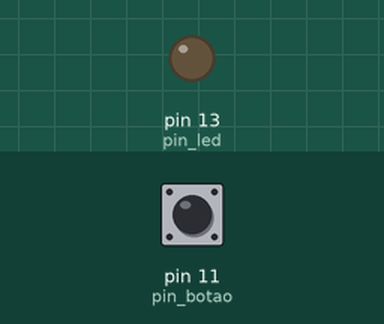
Recording of a sketch running on a simulated Arduino Uno, built with avr-gcc and run on an emulated ATmega328P. Parts: output pins drawn as LEDs (lit = HIGH). The test bench sets the inputs (shaded band); at power-on: pin 11 (pin_botao) HIGH.

Above: at 1.2 s.
1.3 s: pin 11 (pin_botao) pulled LOW for 0.15 s
At 1.37 s:
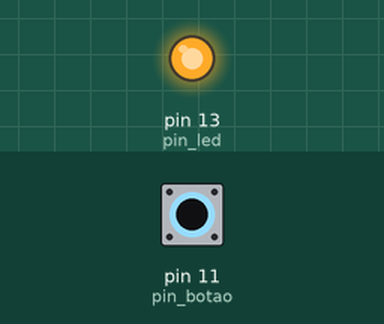
2.9 s: pin 11 (pin_botao) pulled LOW for 3.2 s
At 7.0 s:
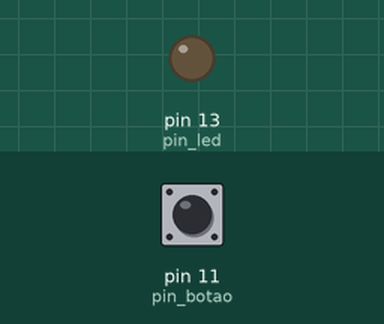
Timing chart, 0 to 8.5 s (numbered marks = the images above; inputs shaded):
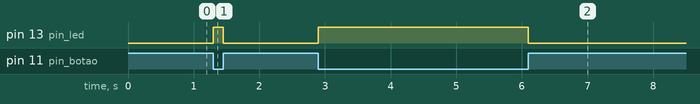

Measured:
- after the input at 1.3 s, pin 13 (pin_led): LOW → HIGH at once, → LOW 0.15 s later
- after the input at 2.9 s, pin 13 (pin_led): LOW → HIGH at once, → LOW 3.2 s later

The sketch:

botao_pullop_down.ino
```cpp
//Teste de acionamento de um push button pullop down

//Definindo os componentes

 const int pin_botao = 11; //porta digital 11 sera o botao
 const int pin_led = 13; //porta digital 13 sera o led

void setup(){ //Progrmação inicial

 pinMode(pin_botao, INPUT); //inicializa o botao como entrada de informação
 pinMode(pin_led, OUTPUT); //inicializa o led como saida

}

void loop() { //Programação principal

 if (digitalRead(pin_botao) == LOW) { // Se o botão estiver apertado:

   digitalWrite(pin_led, HIGH); //Ligar led

 }

  else{ //Senão

   digitalWrite(pin_led, LOW); //Desliga o led

  }

}

//FIM
```
